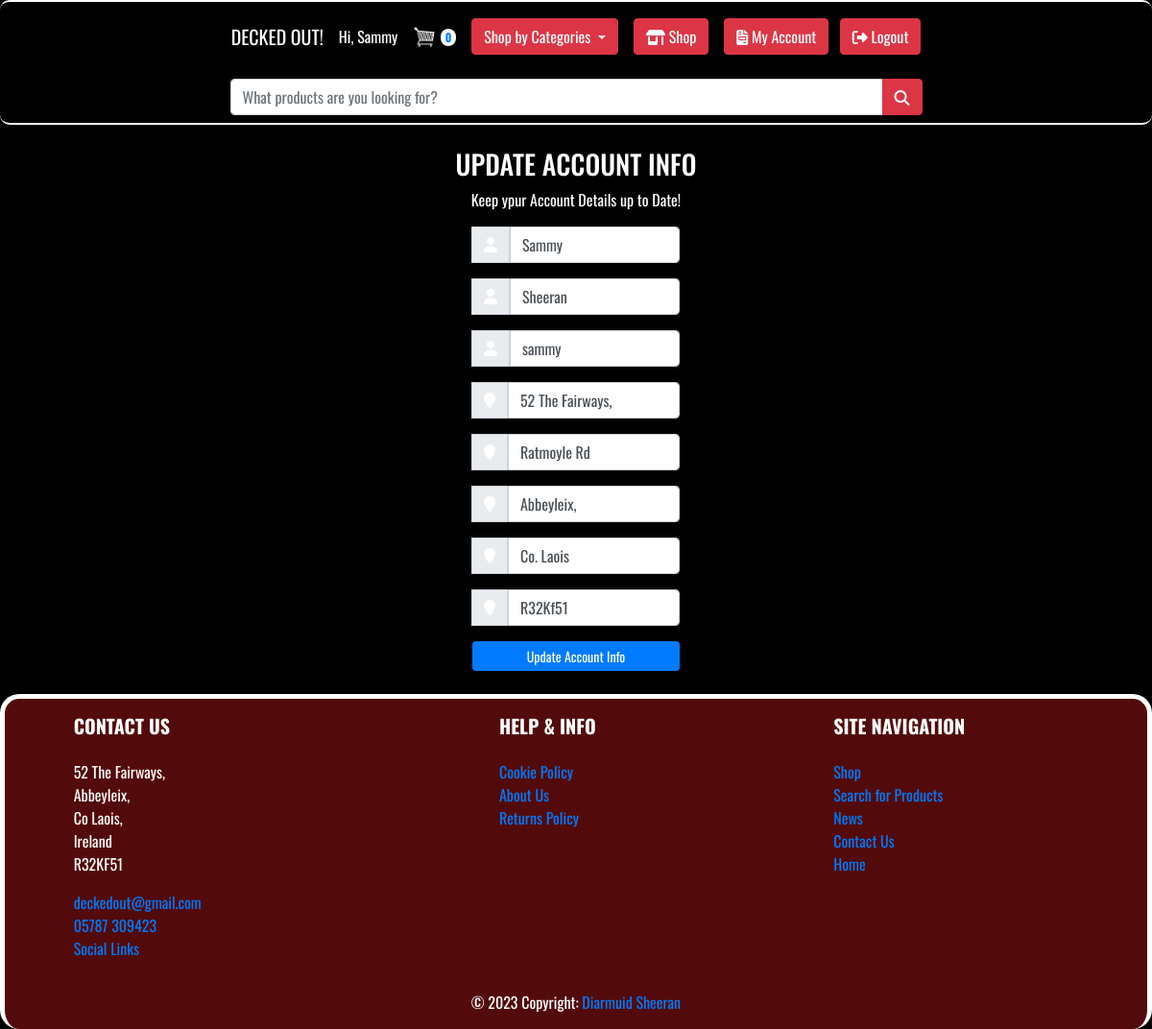
/user/update_details/ (signed in), run on the app's committed database.
### user/models.py (models this page shows, shortened)
class UserProfile(models.Model):
    user = models.OneToOneField(User, null=True, on_delete=models.CASCADE)
    fname = models.CharField(max_length=200, null=True)
    lname = models.CharField(max_length=200, null=True)
    shipping_address_line_1 = models.CharField(max_length=255, null=True, blank=True)
    shipping_address_line_2 = models.CharField(max_length=255, null=True, blank=True)
    shipping_address_town = models.CharField(max_length=255, null=True, blank=True)
    shipping_address_county = models.CharField(max_length=20, null=True, blank=True)
    shipping_address_eircode = models.CharField(max_length=255, null=True, blank=True)

### user/views.py (the view)
# urls.py: path('update_details/', views.update_details, name='update_details'),
def update_details(request):
    user = request.user
    profile = UserProfile.objects.get(user=user)
    if request.method == 'POST':
        form = UpdateForm(request.POST, instance=profile)
        if form.is_valid():
            profile = form.save(commit=False)
            profile.fname = form.cleaned_data.get('fname')
            profile.lname = form.cleaned_data.get('lname')
            profile.shipping_address_line_1 = form.cleaned_data.get('shipping_address_line_1')
            profile.shipping_address_line_2 = form.cleaned_data.get('shipping_address_line_2')
            profile.shipping_address_town = form.cleaned_data.get('shipping_address_town')
            profile.shipping_address_county = form.cleaned_data.get('shipping_address_county')
            profile.shipping_address_eircode = form.cleaned_data.get('shipping_address_eircode')
            profile.save()
            return redirect('account')
    else:
        form = UpdateForm(instance=profile)
    context = {
        'form': form,
        'profile': profile,
    }
    return render(request, 'user/update_details.html', context)

### user/forms.py
class UpdateForm(ModelForm):
    fname = forms.CharField(max_length=200, required=True)
    lname = forms.CharField(max_length=200, required=True)
    shipping_address_line_1 = forms.CharField(max_length=255, required=False)
    shipping_address_line_2 = forms.CharField(max_length=255, required=False)
    shipping_address_town = forms.CharField(max_length=255, required=False)
    shipping_address_county = forms.CharField(max_length=20, required=False)
    shipping_address_eircode = forms.CharField(max_length=255, required=False)
    class Meta:
        model = User
        fields = [
            'username',
            'fname',
            'lname',
            'shipping_address_line_1',
            'shipping_address_line_2',
            'shipping_address_town',
            'shipping_address_county',
            'shipping_address_eircode',
        ]

### cart/cart.py (called while the page is built)
    def __len__(self):
        return sum(self.cart.values())

### cart/context_processors.py (called while the page is built)
def cart(request):
    return {'cart': Cart(request)}

def categories(request):
    return {'categories': Category.objects.all()}

### user/templates/user/update_details.html (shortened to what this page needs)
{% extends 'base.html' %}
{% load static %}
{% block content %}
<div class="container forms-content">
	<div class="row">
        <div class="col-md-8 offset-md-2">
			<div class="forms-content">
				<div class="d-flex justify-content-center">
					<h3>UPDATE ACCOUNT INFO</h3>
				</div>
				<div class="d-flex justify-content-center">
                    <p>Keep ypur Account Details up to Date!</p>
                </div>
				<div class="d-flex justify-content-center form_container">
					<form method="POST" action="{% url 'update_details' %}" enctype="multipart/form-data">
						<div class="input-group mb-3">
							<div class="input-group-append ">
								<span class="input-group-text span"><i class="fas fa-user" style="color: #fff;"></i></span>
							</div>
							<input type="text" class="form-control" placeholder="{{profile.fname}}" name="{{ form.fname.name }}" value="{{ profile.fname }}">
						</div>
						<div class="input-group mb-3">
							<div class="input-group-append ">
								<span class="input-group-text span"><i class="fas fa-user" style="color: #fff;"></i></span>
							</div>
							<input type="text" class="form-control" placeholder="{{profile.lname}}" name="{{ form.lname.name }}" value="{{ profile.lname }}">
						</div>
						<div class="input-group mb-3">
							<div class="input-group-append ">
								<span class="input-group-text span"><i class="fas fa-user" style="color: #fff;"></i></span>
							</div>
							<input type="text" class="form-control" placeholder="user.username" name="{{ form.username.name }}" value="{{ user.username }}">
						</div>
                        <div class="input-group mb-3">
                            <div class="input-group-append">
                                <span class="input-group-text span"><i class="fas fa-map-marker" style="color: #fff;"></i></span>
                            </div>
                            <input type="text" class="form-control" placeholder="Shipping Address Line 1" name="{{ form.shipping_address_line_1.name }}" value="{{ profile.shipping_address_line_1 }}">
                        </div>
                        <div class="input-group mb-3">
                            <div class="input-group-append">
                                <span class="input-group-text span"><i class="fas fa-map-marker" style="color: #fff;"></i></span>
                            </div>
                            <input type="text" class="form-control" placeholder="Shipping Address Line 2" name="{{ form.shipping_address_line_2.name }}" value="{{ profile.shipping_address_line_2 }}">
                        </div>
                        <div class="input-group mb-3">
                            <div class="input-group-append">
                                <span class="input-group-text span"><i class="fas fa-map-marker" style="color: #fff;"></i></span>
                            </div>
                            <input type="text" class="form-control" placeholder="Shipping Address Town" name="{{ form.shipping_address_town.name }}" value="{{ profile.shipping_address_town }}">
                        </div>
                        <div class="input-group mb-3">
                            <div class="input-group-append">
                                <span class="input-group-text span"><i class="fas fa-map-marker" style="color: #fff;"></i></span>
                            </div>
                            <input type="text" class="form-control" placeholder="Shipping Address County" name="{{ form.shipping_address_county.name }}" value="{{ profile.shipping_address_county }}">
                        </div>
                        <div class="input-group mb-3">
                            <div class="input-group-append">
                                <span class="input-group-text span"><i class="fas fa-map-marker" style="color: #fff;"></i></span>
                            </div>
                            <input type="text" class="form-control" placeholder="Shipping Address Eircode" name="{{ form.shipping_address_eircode.name }}" value="{{ profile.shipping_address_eircode }}">
                        </div>
						<div class="d-flex justify-content-center mt-3 login_container span">
							<button class="btn btn btn-primary btn-sm btn-block update-btn" type="submit">Update Account Info</button>
						</div>
					</form>
				</div>
			</div>
		</div>
	</div>
</div>
{% endblock %}

### store/templates/nav.html (shortened to what this page needs)
{% load static %}
<div class="container-fluid" >
    <div class="row justify-content-center navbar-dark " style="background-color: rgb(0, 0, 0); border-style: solid; border-color: #fff; border-width: 2px;  border-radius: 10px; border-bottom: none; border-left: none; border-right: none;">
        <div class="navbar-row">
            <nav class="navbar navbar-expand-lg navbar-dark " style="background-color: rgb(0, 0, 0);">
                <a class="navbar-brand" href="{% url 'landing' %}">DECKED OUT!</a>
                {% if user.is_authenticated %}
                    <p class="mt-3">Hi, {{ user.userprofile.fname }}</p>
                {% endif %}
                <a class="nav-link" href="{% url 'cart_summary' %}">
                    <img id="cart-icon" src="{% static 'images/cart.png' %}" alt="Cart">
                    <span class="badge bg-light text-black ms-1 rounded-pill" id="cart_quantity">{{ cart|length }}</span>
                </a>
                <div class="collapse navbar-collapse" id="navbarNav">
                    <ul class="navbar-nav ml-auto">
                        <li>
                            <div class="dropdown">
                                <button class="btn btn-danger dropdown-toggle mr-3" type="button" id="categoryDropdown" data-toggle="dropdown" aria-haspopup="true" aria-expanded="false">
                                    Shop by Categories
                                </button>
                            </div>
                        </li>
                        <li>
                            <a href="{% url 'product_list' %}" class="btn btn-danger mr-3"><i class="fa-solid fa-shop" style="color: #ffffff;"></i> Shop</a>
                        </li>
                        <li class="nav-item">
                            {% if user.is_anonymous %}
                                <a href="{% url 'login' %}" class="btn btn-danger"><i class="fa-solid fa-arrow-right-to-bracket" style="color: #ffffff;"></i> Login</a>
                                <a href="{% url 'register' %}" class="btn btn-danger ml-2"><i class="fa-solid fa-user-plus" style="color: #ffffff;"></i> Sign Up</a>
                            {% else %}
                                <a href="{% url 'account' %}" class="btn btn-danger"><i class="fa-solid fa-file-invoice" style="color: #ffffff;"></i> My Account</a>
                                <a href="{% url 'logout' %}" class="btn btn-danger ml-2"><i class="fa-solid fa-right-from-bracket" style="color: #ffffff;"></i> Logout</a>
                            {% endif %}
                        </li>
                    </ul>
                </div>
            </nav>
        </div>
    </div>
</div>
<div class="navbar-row navbar-dark" style="background-color: rgb(0, 0, 0);border-style: solid; border-color: #fff; border-width: 2px;  border-radius: 10px; border-top: none; border-left: none; border-right: none;">
    <div class="row justify-content-center">
        <form class="form-inline my-2 my-lg-0" action="{% url 'product_search' %}" method="get">
            <div class="input-group mb-2 mt-2" style="width: max-content;">
                <input class="form-control" id="search-bar" type="search" placeholder="What products are you looking for?" aria-label="Search" name="search_query">
                <div class="input-group-append">
                    <button class="btn btn-danger" type="submit">
                        <i class="fa-solid fa-magnifying-glass" style="color: #fff;"></i>
                    </button>
                </div>
            </div>
        </form>
        <br>
    </div>
</div>

### static/css/base.css (style rules this page uses)
body { background-color: #000; color: #fff; font-family: 'Oswald', sans-serif; }
#cart-icon { width:25px; display: inline-block; }
#search-bar { width: 680px; margin-left: auto; margin-right: auto; }

### data on the page
UserProfile: fname "Sammy", lname "Sheeran", shipping_address_line_1 "52 The Fairways,", shipping_address_line_2 "Ratmoyle Rd", shipping_address_town "Abbeyleix,", shipping_address_county "Co. Laois", shipping_address_eircode "R32Kf51"

### other printed values
{{ user.userprofile.fname }} "Sammy"
{{ cart|length }} "0"
